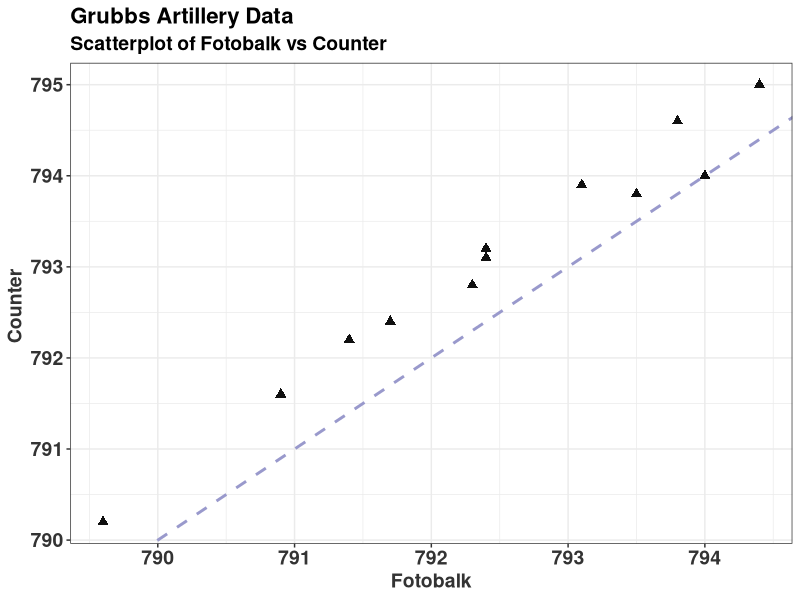
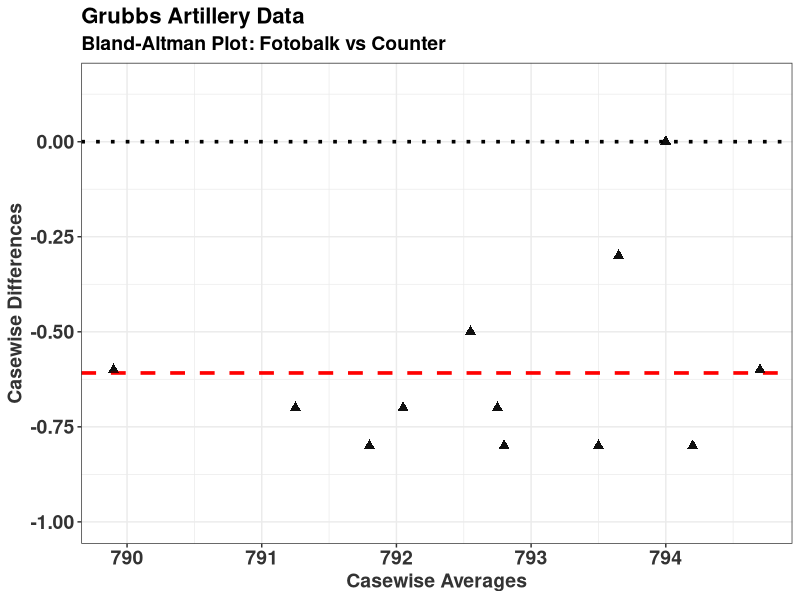
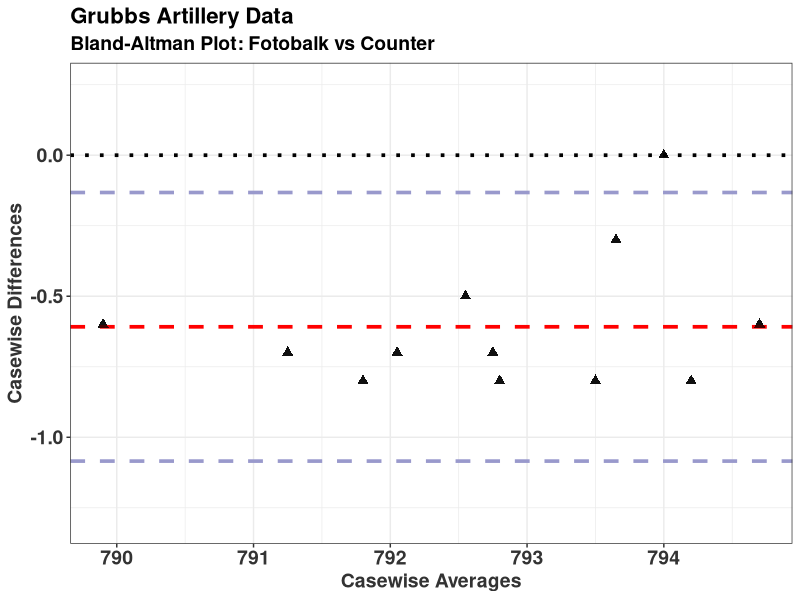
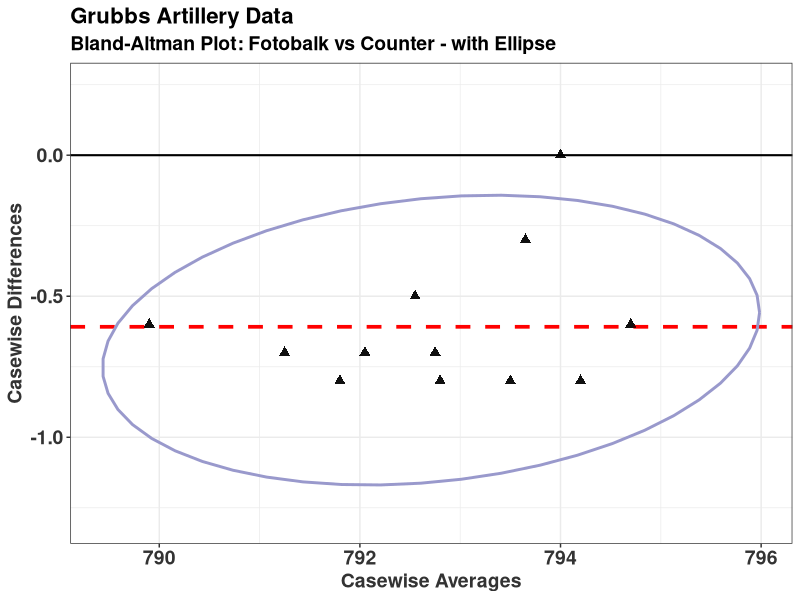

Source code (R) for these figures, in order: (Note: this script raises an error after producing the figures.)
library(ggplot2)
library(gridExtra)

Round <- 1:12
Fotobalk <- c(793.8, 793.1, 792.4, 794, 791.4, 792.4, 791.7, 792.3, 789.6,   794.4, 790.9, 793.5)
Counter <- c(794.6, 793.9, 793.2, 794, 792.2, 793.1, 792.4, 792.8, 790.2,  795, 791.6, 793.8)
Terma <- c(793.2, 793.3, 792.6, 793.8, 791.6, 791.6, 791.6, 792.4, 788.5,  794.7, 791.3, 793.5)

grubbs <- data.frame(Round, Fotobalk,Counter, Terma)



Method1 <- grubbs$Fotobalk
Method2 <- grubbs$Counter

Dif = Method1-Method2 
Avg = 0.5*(Method1+Method2)
BAplotDF = data.frame(Method1,Method2,Avg,Dif)

MCS_plot_1 <- ggplot(BAplotDF, aes(x = Method1, y = Method2)) +
  geom_point(pch=17,col="black",alpha = 0.75,size=2.5) +
  geom_abline(intercept=0,slope=1, colour = "#9999CC", lwd=1,lty=2)+
  #  stat_smooth(method="lm",se=FALSE, colour = "blue", lwd=1,lty=3) + 
  geom_point(pch=17,col="black",alpha = 0.75,size=2.5) +
  ylab("Counter ") +
  xlab("Fotobalk")  + theme_bw() +  ggtitle("Grubbs Artillery Data",
                                            subtitle = "Scatterplot of Fotobalk vs Counter") +theme(
                                              axis.title.y = element_text(colour="grey20",size=14,face="bold"),
                                              axis.text.x = element_text(colour="grey20",size=14,face="bold"),
                                              axis.text.y = element_text(colour="grey20",size=14,face="bold"),  
                                              axis.title.x = element_text(colour="grey20",size=14,face="bold"),
                                              plot.title = element_text(size = 16, face = "bold"),
                                              plot.subtitle = element_text(size = 14, face = "bold"))
ggsave(filename = "GrubbsScatter.png", MCS_plot_1,      width = 10, height = 8, dpi = 300, units = "in", device='png')



MCS_plot_2 <-  ggplot(BAplotDF, aes(x = Avg, y = Dif)) +
  geom_point(pch=17,col="black",alpha = 0.75,size=2.5) +
  geom_hline(yintercept = mean(BAplotDF$Dif), colour = "red", lwd=1.25,lty=2) +
  #geom_hline(yintercept = mean(BAplotDF$Dif) - (1.96 * sd(BAplotDF$Dif)), colour = "#CC6666", lwd=1.25, lty=2) +
  #geom_hline(yintercept = mean(BAplotDF$Dif) + (1.96 * sd(BAplotDF$Dif)), colour = "#CC6666", lwd=1.25,lty=2) +
  geom_hline(yintercept = 0, colour = "black", lty=3, lwd=1.25) +
  geom_point(pch=17,col="black",alpha = 0.75,size=2.5) +
  ylab("Casewise Differences") +
  xlab("Casewise Averages")  + theme_bw()  + ggtitle("Grubbs Artillery Data",
                                                     subtitle = "Bland-Altman Plot: Fotobalk vs Counter") +theme(
                                                       axis.title.y = element_text(colour="grey20",size=14,face="bold"),
                                                       axis.text.x = element_text(colour="grey20",size=14,face="bold"),
                                                       axis.text.y = element_text(colour="grey20",size=14,face="bold"),  
                                                       axis.title.x = element_text(colour="grey20",size=14,face="bold"),
                                                       plot.title = element_text(size = 16, face = "bold"),
                                                       plot.subtitle = element_text(size = 14, face = "bold")) + ylim(-1,0.15)

ggsave(filename = "GrubbsBAplot-noLOA.png", MCS_plot_2,      width = 10, height = 8, dpi = 300, units = "in", device='png')


BA_FC_plot <-  ggplot(BAplotDF, aes(x = Avg, y = Dif)) +
  geom_point(pch=17,col="black",alpha = 0.75,size=2.5) +
  geom_hline(yintercept = mean(BAplotDF$Dif), colour = "red", lwd=1.25,lty=2) +
  geom_hline(yintercept = mean(BAplotDF$Dif) - (1.96 * sd(BAplotDF$Dif)), colour = "#9999CC", lwd=1.25, lty=2) +
  geom_hline(yintercept = mean(BAplotDF$Dif) + (1.96 * sd(BAplotDF$Dif)), colour = "#9999CC", lwd=1.25,lty=2) +
  geom_hline(yintercept = 0, colour = "black", lty=3, lwd=1.25) +
  geom_point(pch=17,col="black",alpha = 0.75,size=2.5) +
  ylim(-1.3,0.25) + 
  ylab("Casewise Differences") +
  xlab("Casewise Averages")  + theme_bw() + theme_bw() + ggtitle("Grubbs Artillery Data",subtitle = "Bland-Altman Plot: Fotobalk vs Counter") +theme(
    axis.title.y = element_text(colour="grey20",size=14,face="bold"),
    axis.text.x = element_text(colour="grey20",size=14,face="bold"),
    axis.text.y = element_text(colour="grey20",size=14,face="bold"),  
    axis.title.x = element_text(colour="grey20",size=14,face="bold"),
    plot.title = element_text(size = 16, face = "bold"),
    plot.subtitle = element_text(size = 14, face = "bold"))

ggsave(filename = "GrubbsBAplot-LOA.png", BA_FC_plot,      width = 10, height = 8, dpi = 300, units = "in", device='png')


MCS_plot_2 <-  ggplot(BAplotDF, aes(x = Avg, y = Dif)) +
  geom_point(pch=17,col="black",alpha = 0.75,size=2.5) +
  geom_hline(yintercept = mean(BAplotDF$Dif), colour = "red", lwd=1.25,lty=2) +
  # geom_hline(yintercept = mean(BAplotDF$Dif) - (1.96 * sd(BAplotDF$Dif)), colour = "#9999CC", lwd=0.75, lty=2) +
  #  geom_hline(yintercept = mean(BAplotDF$Dif) + (1.96 * sd(BAplotDF$Dif)), colour = "#9999CC", lwd=0.75,lty=2) +
  geom_hline(yintercept = 0, colour = "black", lwd=0.70) +
  geom_point(pch=17,col="black",alpha = 0.75,size=2.5) +
  stat_ellipse(lwd=1.0,colour = "#9999CC") + 
  ylim(-1.3,0.25) + 
  ylab("Casewise Differences") +
  xlab("Casewise Averages")  + theme_bw() + theme_bw() + ggtitle("Grubbs Artillery Data",subtitle = "Bland-Altman Plot: Fotobalk vs Counter - with Ellipse") +theme(
    axis.title.y = element_text(colour="grey20",size=14,face="bold"),
    axis.text.x = element_text(colour="grey20",size=14,face="bold"),
    axis.text.y = element_text(colour="grey20",size=14,face="bold"),  
    axis.title.x = element_text(colour="grey20",size=14,face="bold"),
    plot.title = element_text(size = 16, face = "bold"),
    plot.subtitle = element_text(size = 14, face = "bold"))

ggsave(filename = "GrubbsBartko.png", MCS_plot_2,      width = 10, height = 8, dpi = 300, units = "in", device='png')




BAplotDF2 <- BAplotDF %>% bind_rows( data.frame(  Method1 = 782, Method2 =782,    Avg  =786,Dif= -0.6083333))
BAplotDF3 <- data.frame(  Method1 = 782, Method2 =782,    Avg  =786,Dif= -0.6083333)
BAplotDF4 <- data.frame(  Method1 = 782, Method2 =782,    Avg  =794,Dif= 0)

MCS_plot_3 <-  ggplot(BAplotDF2, aes(x = Avg, y = Dif)) +
  geom_point(pch=17,col="black",alpha = 0.75,size=3.2) +
  geom_hline(yintercept = mean(BAplotDF$Dif), colour = "red", lwd=1.25,lty=2) +
  #  geom_hline(yintercept = mean(BAplotDF$Dif) - (1.96 * sd(BAplotDF$Dif)), colour = "#9999CC", lwd=0.75, lty=2) +
  #  geom_hline(yintercept = mean(BAplotDF$Dif) + (1.96 * sd(BAplotDF$Dif)), colour = "#9999CC", lwd=0.75,lty=2) +
  geom_hline(yintercept = 0, colour = "black", lwd=0.70) +
  geom_point(pch=17,col="black",alpha = 0.75,size=3.2) +
  stat_ellipse(lwd=1.0,colour = "#9999CC") + 
  ylim(-1.3,0.25) + 
  ylab("Casewise Differences") +
  xlab("Casewise Averages")  + theme_bw() + theme_bw() + ggtitle("Grubbs Artillery Data",subtitle = "Bland-Altman Plot: Fotobalk vs Counter - with Ellipse") +theme(
    axis.title.y = element_text(colour="grey20",size=14,face="bold"),
    axis.text.x = element_text(colour="grey20",size=14,face="bold"),
    axis.text.y = element_text(colour="grey20",size=14,face="bold"),  
    axis.title.x = element_text(colour="grey20",size=14,face="bold"),
    plot.title = element_text(size = 16, face = "bold"),
    plot.subtitle = element_text(size = 14, face = "bold")) + 
  geom_point(data=BAplotDF3,aes(x = Avg, y = Dif),pch=18,col="black",alpha = 0.75,size=3.2) + 
  geom_point(data=BAplotDF3,aes(x = Avg, y = Dif),pch=1,col="red",alpha = 0.75,size=8.2) +
  geom_point(data=BAplotDF4,aes(x = Avg, y = Dif),pch=1,col="red",alpha = 0.75,size=8.2) 

ggsave(filename = "GrubbsBartko2.png", MCS_plot_3,      width = 10, height = 8, dpi = 300, units = "in", device='png')

##################



Method1 <- grubbs$Fotobalk
Method2 <- grubbs$Counter

Dif = Method1-Method2 
Avg = 0.5*(Method1+Method2)
BAplotDF = data.frame(Method1,Method2,Avg,Dif)

BA_FC_plot <-  ggplot(BAplotDF, aes(x = Avg, y = Dif)) +
  geom_point(pch=17,col="black",alpha = 0.75,size=2.5) +
  geom_hline(yintercept = mean(BAplotDF$Dif), colour = "red", lwd=1.25,lty=2) +
  # geom_hline(yintercept = mean(BAplotDF$Dif) - (1.96 * sd(BAplotDF$Dif)), colour = "#9999CC", lwd=1.25, lty=2) +
  # geom_hline(yintercept = mean(BAplotDF$Dif) + (1.96 * sd(BAplotDF$Dif)), colour = "#9999CC", lwd=1.25,lty=2) +
  geom_hline(yintercept = 0, colour = "black") +
  geom_point(pch=17,col="black",alpha = 0.75,size=2.75) +
  ylim(-1.5,1.45) + 
  xlim(787.5,796) +
  ylab("Casewise Differences") +
  xlab("Casewise Averages")  + theme_bw() + theme_bw() + ggtitle("Fotobalk vs Counter") +theme(
    axis.title.y = element_text(colour="grey20",size=14,face="bold"),
    axis.text.x = element_text(colour="grey20",size=14,face="bold"),
    axis.text.y = element_text(colour="grey20",size=14,face="bold"),  
    axis.title.x = element_text(colour="grey20",size=14,face="bold"),
    plot.title = element_text(size = 16, face = "bold"),
    plot.subtitle = element_text(size = 14, face = "bold"))


Method1 <- grubbs$Fotobalk
Method2 <- grubbs$Terma

Dif = Method1-Method2 
Avg = 0.5*(Method1+Method2)
BAplotDF = data.frame(Method1,Method2,Avg,Dif)
BA_FT_plot <-  ggplot(BAplotDF, aes(x = Avg, y = Dif)) +
  geom_point(pch=17,col="black",alpha = 0.75,size=2.75) +
  geom_hline(yintercept = mean(BAplotDF$Dif), colour = "red", lwd=1.25,lty=2) +
  # geom_hline(yintercept = mean(BAplotDF$Dif) - (1.96 * sd(BAplotDF$Dif)), colour = "#9999CC", lwd=1.25, lty=2) +
  # geom_hline(yintercept = mean(BAplotDF$Dif) + (1.96 * sd(BAplotDF$Dif)), colour = "#9999CC", lwd=1.25,lty=2) +
  geom_hline(yintercept = 0, colour = "black") +
  geom_point(pch=17,col="black",alpha = 0.75,size=2.5) +
  ylim(-1.5,1.45) + 
  xlim(787.5,796) + 
  ylab("Casewise Differences") +
  xlab("Casewise Averages")  + theme_bw() + theme_bw() + ggtitle("Fotobalk vs Terma") +theme(
    axis.title.y = element_text(colour="white",size=10,face="bold"), 
    axis.text.x = element_text(colour="grey20",size=14,face="bold"),
    axis.text.y = element_text(colour="white",size=10,face="bold"), 
    axis.title.x = element_text(colour="grey20",size=14,face="bold"),
    plot.title = element_text(size = 16, face = "bold"),
    plot.subtitle = element_text(size = 14, face = "bold"))


Combi_MCS <- grid.arrange( BA_FC_plot ,BA_FT_plot , ncol=2)

ggsave(filename = "GrubbsDataTwoBAplots.png", Combi_MCS,      width = 12, height = 6, dpi = 300, units = "in", device='png')
